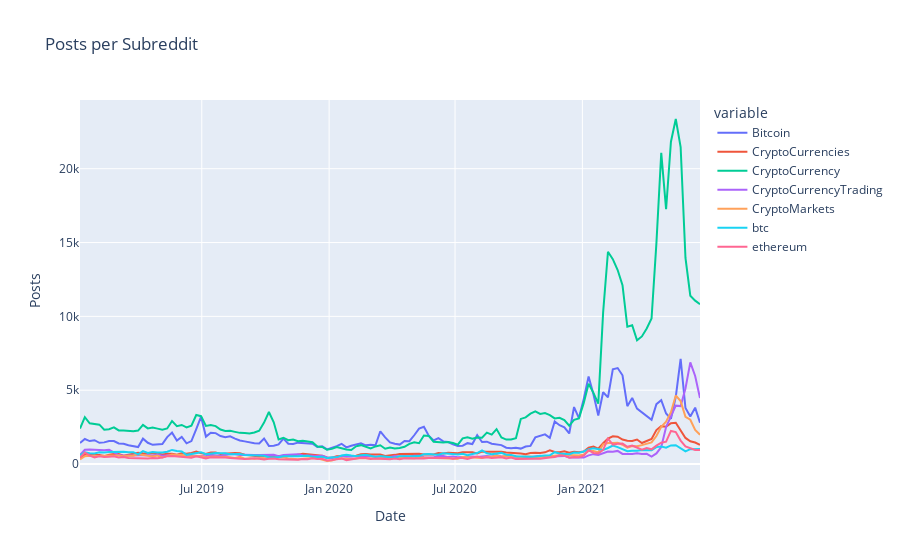
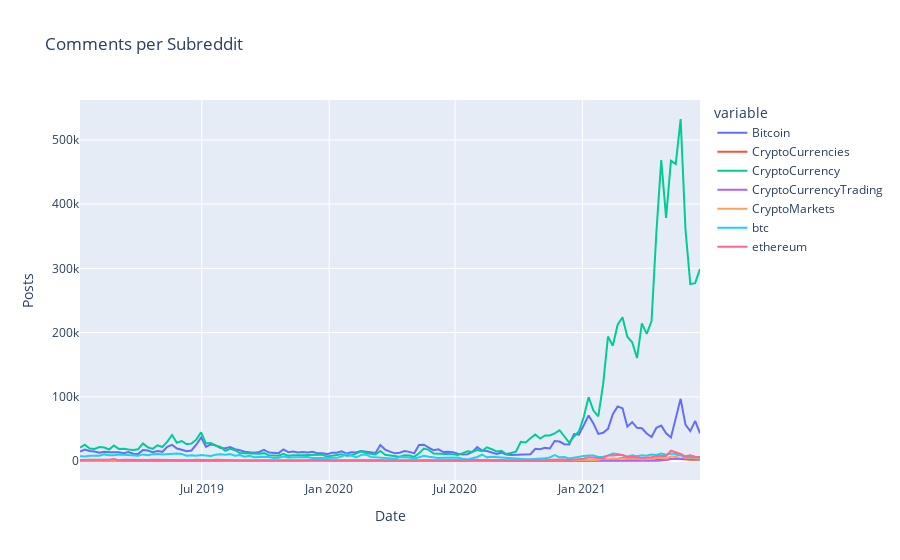
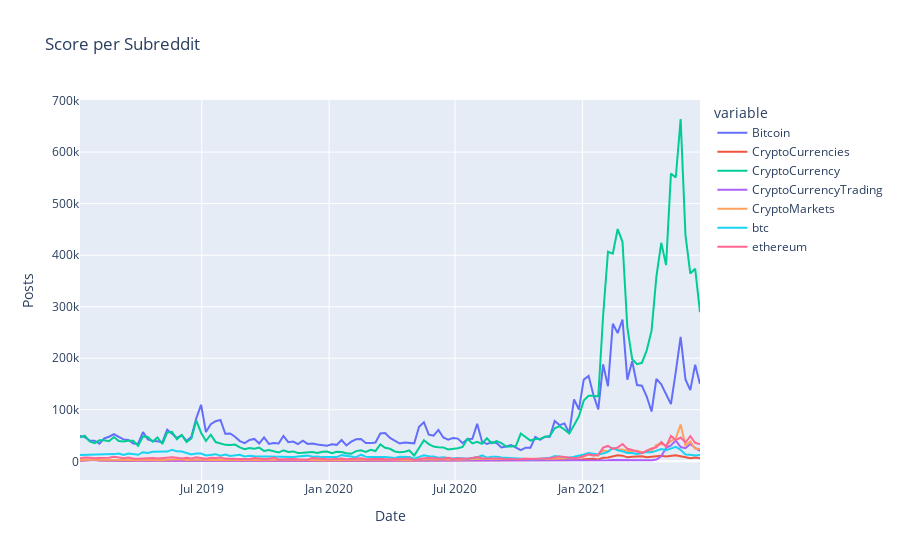

Notebook code for these charts, in order:
### Code cell
metric='Volume'
fig = px.line(a[metric].reset_index().head(-1), x='Date', y=a[metric].columns,title='Posts per Subreddit')
fig.update_layout(yaxis_title="Posts",
                  xaxis_title="Date")
# Show plot 
fig.show()

metric='num_comments'
fig = px.line(a[metric].reset_index().head(-1), x='Date', y=a[metric].columns,title='Comments per Subreddit')
fig.update_layout(yaxis_title="Posts",
                  xaxis_title="Date")
# Show plot 
fig.show()

metric='score'
fig = px.line(a[metric].reset_index().head(-1), x='Date', y=a[metric].columns,title='Score per Subreddit')
fig.update_layout(yaxis_title="Posts",
                  xaxis_title="Date")
# Show plot 
fig.show()

### Figure 1 — Plotly figure (JSON) as saved in the notebook; plotly's stock layout.template omitted (floating-point values rounded to 4 significant figures; data arrays with more than 128 entries replaced by an {"elided": "..."} marker saying what was removed)
{"data": [{"hovertemplate": "variable=Bitcoin<br>Date=%{x}<br>value=%{y}<extra></extra>", "legendgroup": "Bitcoin", "line": {"color": "#636efa", "dash": "solid"}, "mode": "lines", "name": "Bitcoin", "orientation": "v", "showlegend": true, "type": "scatter", "x": {"elided": "129 str values"}, "xaxis": "x", "y": {"elided": "129 int values"}, "yaxis": "y"}, {"hovertemplate": "variable=CryptoCurrencies<br>Date=%{x}<br>value=%{y}<extra></extra>", "legendgroup": "CryptoCurrencies", "line": {"color": "#EF553B", "dash": "solid"}, "mode": "lines", "name": "CryptoCurrencies", "orientation": "v", "showlegend": true, "type": "scatter", "x": {"elided": "129 str values"}, "xaxis": "x", "y": {"elided": "129 int values"}, "yaxis": "y"}, {"hovertemplate": "variable=CryptoCurrency<br>Date=%{x}<br>value=%{y}<extra></extra>", "legendgroup": "CryptoCurrency", "line": {"color": "#00cc96", "dash": "solid"}, "mode": "lines", "name": "CryptoCurrency", "orientation": "v", "showlegend": true, "type": "scatter", "x": {"elided": "129 str values"}, "xaxis": "x", "y": {"elided": "129 int values"}, "yaxis": "y"}, {"hovertemplate": "variable=CryptoCurrencyTrading<br>Date=%{x}<br>value=%{y}<extra></extra>", "legendgroup": "CryptoCurrencyTrading", "line": {"color": "#ab63fa", "dash": "solid"}, "mode": "lines", "name": "CryptoCurrencyTrading", "orientation": "v", "showlegend": true, "type": "scatter", "x": {"elided": "129 str values"}, "xaxis": "x", "y": {"elided": "129 int values"}, "yaxis": "y"}, {"hovertemplate": "variable=CryptoMarkets<br>Date=%{x}<br>value=%{y}<extra></extra>", "legendgroup": "CryptoMarkets", "line": {"color": "#FFA15A", "dash": "solid"}, "mode": "lines", "name": "CryptoMarkets", "orientation": "v", "showlegend": true, "type": "scatter", "x": {"elided": "129 str values"}, "xaxis": "x", "y": {"elided": "129 int values"}, "yaxis": "y"}, {"hovertemplate": "variable=btc<br>Date=%{x}<br>value=%{y}<extra></extra>", "legendgroup": "btc", "line": {"color": "#19d3f3", "dash": "solid"}, "mode": "lines", "name": "btc", "orientation": "v", "showlegend": true, "type": "scatter", "x": {"elided": "129 str values"}, "xaxis": "x", "y": {"elided": "129 int values"}, "yaxis": "y"}, {"hovertemplate": "variable=ethereum<br>Date=%{x}<br>value=%{y}<extra></extra>", "legendgroup": "ethereum", "line": {"color": "#FF6692", "dash": "solid"}, "mode": "lines", "name": "ethereum", "orientation": "v", "showlegend": true, "type": "scatter", "x": {"elided": "129 str values"}, "xaxis": "x", "y": {"elided": "129 int values"}, "yaxis": "y"}], "layout": {"legend": {"title": {"text": "variable"}, "tracegroupgap": 0}, "title": {"text": "Posts per Subreddit"}, "xaxis": {"anchor": "y", "domain": [0, 1], "title": {"text": "Date"}}, "yaxis": {"anchor": "x", "domain": [0, 1], "title": {"text": "Posts"}}}}

### Figure 2 — Plotly figure (JSON) as saved in the notebook; plotly's stock layout.template omitted (floating-point values rounded to 4 significant figures; data arrays with more than 128 entries replaced by an {"elided": "..."} marker saying what was removed)
{"data": [{"hovertemplate": "variable=Bitcoin<br>Date=%{x}<br>value=%{y}<extra></extra>", "legendgroup": "Bitcoin", "line": {"color": "#636efa", "dash": "solid"}, "mode": "lines", "name": "Bitcoin", "orientation": "v", "showlegend": true, "type": "scatter", "x": {"elided": "129 str values"}, "xaxis": "x", "y": {"elided": "129 int values"}, "yaxis": "y"}, {"hovertemplate": "variable=CryptoCurrencies<br>Date=%{x}<br>value=%{y}<extra></extra>", "legendgroup": "CryptoCurrencies", "line": {"color": "#EF553B", "dash": "solid"}, "mode": "lines", "name": "CryptoCurrencies", "orientation": "v", "showlegend": true, "type": "scatter", "x": {"elided": "129 str values"}, "xaxis": "x", "y": {"elided": "129 int values"}, "yaxis": "y"}, {"hovertemplate": "variable=CryptoCurrency<br>Date=%{x}<br>value=%{y}<extra></extra>", "legendgroup": "CryptoCurrency", "line": {"color": "#00cc96", "dash": "solid"}, "mode": "lines", "name": "CryptoCurrency", "orientation": "v", "showlegend": true, "type": "scatter", "x": {"elided": "129 str values"}, "xaxis": "x", "y": {"elided": "129 int values"}, "yaxis": "y"}, {"hovertemplate": "variable=CryptoCurrencyTrading<br>Date=%{x}<br>value=%{y}<extra></extra>", "legendgroup": "CryptoCurrencyTrading", "line": {"color": "#ab63fa", "dash": "solid"}, "mode": "lines", "name": "CryptoCurrencyTrading", "orientation": "v", "showlegend": true, "type": "scatter", "x": {"elided": "129 str values"}, "xaxis": "x", "y": {"elided": "129 int values"}, "yaxis": "y"}, {"hovertemplate": "variable=CryptoMarkets<br>Date=%{x}<br>value=%{y}<extra></extra>", "legendgroup": "CryptoMarkets", "line": {"color": "#FFA15A", "dash": "solid"}, "mode": "lines", "name": "CryptoMarkets", "orientation": "v", "showlegend": true, "type": "scatter", "x": {"elided": "129 str values"}, "xaxis": "x", "y": {"elided": "129 int values"}, "yaxis": "y"}, {"hovertemplate": "variable=btc<br>Date=%{x}<br>value=%{y}<extra></extra>", "legendgroup": "btc", "line": {"color": "#19d3f3", "dash": "solid"}, "mode": "lines", "name": "btc", "orientation": "v", "showlegend": true, "type": "scatter", "x": {"elided": "129 str values"}, "xaxis": "x", "y": {"elided": "129 int values"}, "yaxis": "y"}, {"hovertemplate": "variable=ethereum<br>Date=%{x}<br>value=%{y}<extra></extra>", "legendgroup": "ethereum", "line": {"color": "#FF6692", "dash": "solid"}, "mode": "lines", "name": "ethereum", "orientation": "v", "showlegend": true, "type": "scatter", "x": {"elided": "129 str values"}, "xaxis": "x", "y": {"elided": "129 int values"}, "yaxis": "y"}], "layout": {"legend": {"title": {"text": "variable"}, "tracegroupgap": 0}, "title": {"text": "Comments per Subreddit"}, "xaxis": {"anchor": "y", "domain": [0, 1], "title": {"text": "Date"}}, "yaxis": {"anchor": "x", "domain": [0, 1], "title": {"text": "Posts"}}}}

### Figure 3 — Plotly figure (JSON) as saved in the notebook; plotly's stock layout.template omitted (floating-point values rounded to 4 significant figures; data arrays with more than 128 entries replaced by an {"elided": "..."} marker saying what was removed)
{"data": [{"hovertemplate": "variable=Bitcoin<br>Date=%{x}<br>value=%{y}<extra></extra>", "legendgroup": "Bitcoin", "line": {"color": "#636efa", "dash": "solid"}, "mode": "lines", "name": "Bitcoin", "orientation": "v", "showlegend": true, "type": "scatter", "x": {"elided": "129 str values"}, "xaxis": "x", "y": {"elided": "129 int values"}, "yaxis": "y"}, {"hovertemplate": "variable=CryptoCurrencies<br>Date=%{x}<br>value=%{y}<extra></extra>", "legendgroup": "CryptoCurrencies", "line": {"color": "#EF553B", "dash": "solid"}, "mode": "lines", "name": "CryptoCurrencies", "orientation": "v", "showlegend": true, "type": "scatter", "x": {"elided": "129 str values"}, "xaxis": "x", "y": {"elided": "129 int values"}, "yaxis": "y"}, {"hovertemplate": "variable=CryptoCurrency<br>Date=%{x}<br>value=%{y}<extra></extra>", "legendgroup": "CryptoCurrency", "line": {"color": "#00cc96", "dash": "solid"}, "mode": "lines", "name": "CryptoCurrency", "orientation": "v", "showlegend": true, "type": "scatter", "x": {"elided": "129 str values"}, "xaxis": "x", "y": {"elided": "129 int values"}, "yaxis": "y"}, {"hovertemplate": "variable=CryptoCurrencyTrading<br>Date=%{x}<br>value=%{y}<extra></extra>", "legendgroup": "CryptoCurrencyTrading", "line": {"color": "#ab63fa", "dash": "solid"}, "mode": "lines", "name": "CryptoCurrencyTrading", "orientation": "v", "showlegend": true, "type": "scatter", "x": {"elided": "129 str values"}, "xaxis": "x", "y": {"elided": "129 int values"}, "yaxis": "y"}, {"hovertemplate": "variable=CryptoMarkets<br>Date=%{x}<br>value=%{y}<extra></extra>", "legendgroup": "CryptoMarkets", "line": {"color": "#FFA15A", "dash": "solid"}, "mode": "lines", "name": "CryptoMarkets", "orientation": "v", "showlegend": true, "type": "scatter", "x": {"elided": "129 str values"}, "xaxis": "x", "y": {"elided": "129 int values"}, "yaxis": "y"}, {"hovertemplate": "variable=btc<br>Date=%{x}<br>value=%{y}<extra></extra>", "legendgroup": "btc", "line": {"color": "#19d3f3", "dash": "solid"}, "mode": "lines", "name": "btc", "orientation": "v", "showlegend": true, "type": "scatter", "x": {"elided": "129 str values"}, "xaxis": "x", "y": {"elided": "129 int values"}, "yaxis": "y"}, {"hovertemplate": "variable=ethereum<br>Date=%{x}<br>value=%{y}<extra></extra>", "legendgroup": "ethereum", "line": {"color": "#FF6692", "dash": "solid"}, "mode": "lines", "name": "ethereum", "orientation": "v", "showlegend": true, "type": "scatter", "x": {"elided": "129 str values"}, "xaxis": "x", "y": {"elided": "129 int values"}, "yaxis": "y"}], "layout": {"legend": {"title": {"text": "variable"}, "tracegroupgap": 0}, "title": {"text": "Score per Subreddit"}, "xaxis": {"anchor": "y", "domain": [0, 1], "title": {"text": "Date"}}, "yaxis": {"anchor": "x", "domain": [0, 1], "title": {"text": "Posts"}}}}
